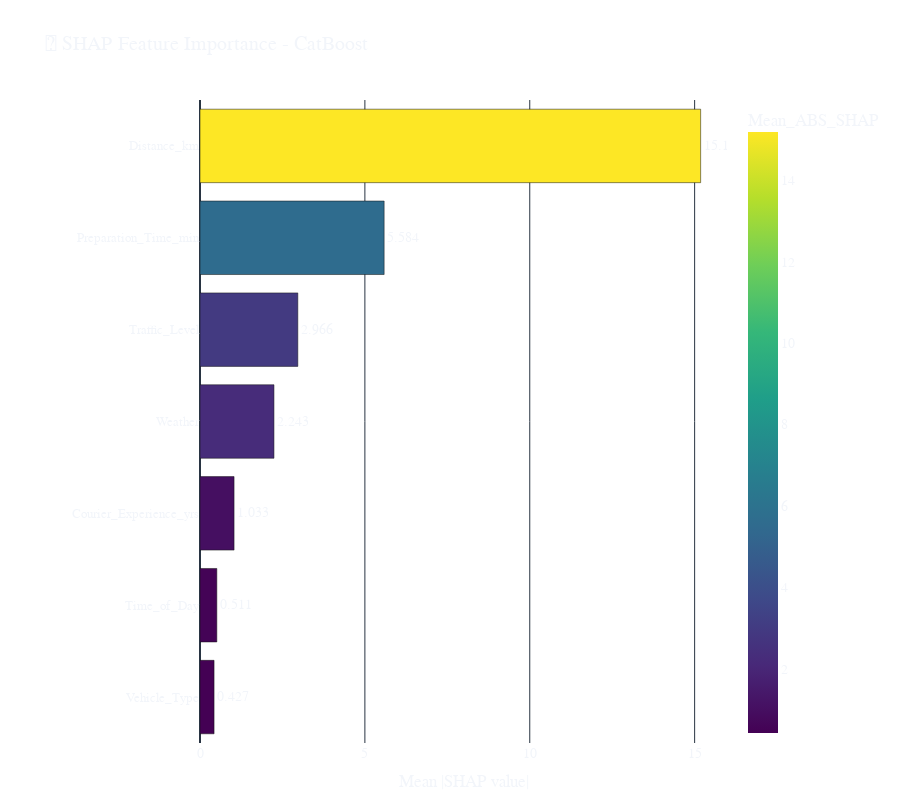

Notebook code for this chart:
### Code cell
model_name = "CatBoost"


config = Global.load_config()
output_dir = Global.get_project_path(config["model"]["data_prep"]["path"], 0)


model = joblib.load(output_dir / f"{model_name}_best_model.joblib")
X_train = pd.read_csv(output_dir / f"X_{model_name}_train.csv")
y_train = pd.read_csv(output_dir / f"y_{model_name}_train.csv").iloc[:, 0]


categorical_cols = config["model"]["features"]["categorical"]
for col in categorical_cols:
    if col in X_train.columns:
        X_train[col] = X_train[col].astype("category")


explainer = shap.TreeExplainer(model, feature_perturbation="tree_path_dependent")
shap_values = explainer.shap_values(X_train)


shap_importance = pd.DataFrame({
    "Feature": X_train.columns,
    "Mean_ABS_SHAP": np.abs(shap_values).mean(axis=0)
}).sort_values("Mean_ABS_SHAP", ascending=True)


fig = px.bar(
    shap_importance,
    x="Mean_ABS_SHAP",
    y="Feature",
    orientation='h',
    color="Mean_ABS_SHAP",
    color_continuous_scale='Viridis',
    text=shap_importance['Mean_ABS_SHAP'].apply(lambda x: f"{x:.3f}")
)

fig.update_layout(
    title=f"🌟 SHAP Feature Importance - {model_name}",
    template='plotly_dark',
    xaxis=dict(title='Mean |SHAP value|'),
    yaxis=dict(title='', tickfont=dict(size=13)),
    font=dict(family="Helvetica", size=14),
    plot_bgcolor='rgba(0,0,0,0)',
    paper_bgcolor='rgba(0,0,0,0)',
    height=800,
    margin=dict(l=200, r=50, t=100, b=50)
)

fig.update_traces(textposition='outside')

fig.show()

### Figure 1 — Plotly figure (JSON) as saved in the notebook; plotly's stock layout.template omitted (floating-point values rounded to 4 significant figures)
{"data": [{"hovertemplate": "Mean_ABS_SHAP=%{marker.color}<br>Feature=%{y}<br>text=%{text}<extra></extra>", "legendgroup": "", "marker": {"color": [0.4267, 0.5105, 1.033, 2.243, 2.966, 5.584, 15.18], "coloraxis": "coloraxis", "pattern": {"shape": ""}}, "name": "", "orientation": "h", "showlegend": false, "text": ["0.427", "0.511", "1.033", "2.243", "2.966", "5.584", "15.183"], "textposition": "outside", "x": [0.4267, 0.5105, 1.033, 2.243, 2.966, 5.584, 15.18], "xaxis": "x", "y": ["Vehicle_Type", "Time_of_Day", "Courier_Experience_yrs", "Weather", "Traffic_Level", "Preparation_Time_min", "Distance_km"], "yaxis": "y", "type": "bar"}], "layout": {"xaxis": {"anchor": "y", "domain": [0.0, 1.0], "title": {"text": "Mean |SHAP value|"}}, "yaxis": {"anchor": "x", "domain": [0.0, 1.0], "title": {"text": ""}, "tickfont": {"size": 13}}, "coloraxis": {"colorbar": {"title": {"text": "Mean_ABS_SHAP"}}, "colorscale": [[0.0, "#440154"], [0.1111, "#482878"], [0.2222, "#3e4989"], [0.3333, "#31688e"], [0.4444, "#26828e"], [0.5556, "#1f9e89"], [0.6667, "#35b779"], [0.7778, "#6ece58"], [0.8889, "#b5de2b"], [1.0, "#fde725"]]}, "legend": {"tracegroupgap": 0}, "margin": {"t": 100, "l": 200, "r": 50, "b": 50}, "barmode": "relative", "font": {"family": "Helvetica", "size": 14}, "title": {"text": "🌟 SHAP Feature Importance - CatBoost"}, "plot_bgcolor": "rgba(0,0,0,0)", "paper_bgcolor": "rgba(0,0,0,0)", "height": 800}}
